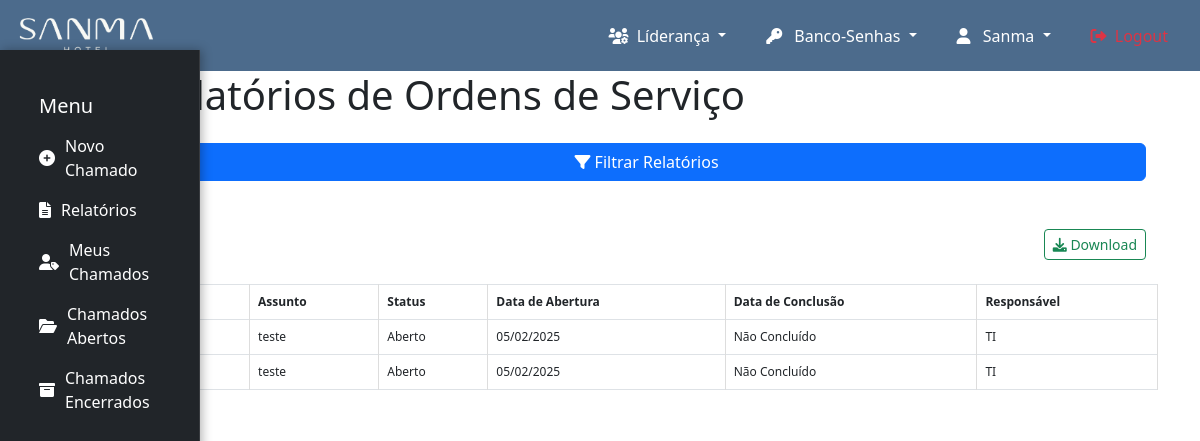
Page /ordem-servico/relatorio-chamados/ (signed in) on the earlier database version.
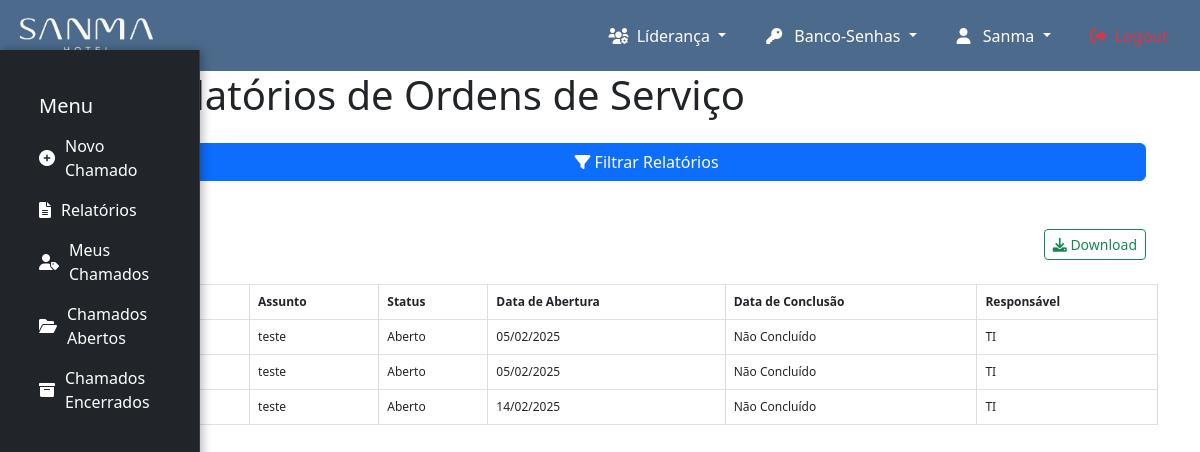
Same page on the later database version.
### ordem_servico/models.py (models this page shows, shortened)
class Chamado(models.Model):
    STATUS_CHOICES = [
        ('Aberto', 'Aberto'),
        ('Em andamento', 'Em andamento'),
        ('Encaminhado a TOTVS', 'Encaminhado a TOTVS'),
        ('Concluído', 'Concluído'),
        ('Aguardando aprovação', 'Aguardando aprovação'),
        ('Em análise', 'Em análise'),
        ('Em desenvolvimento', 'Em desenvolvimento'),
        ('Manutenção', 'Manutenção'),
    ]
    PRIORIDADE_CHOICES = [
        ('Baixa', 'Baixa'),
        ('Média', 'Média'),
        ('Alta', 'Alta'),
        ('Urgente', 'Urgente'),
    ]
    assunto = models.CharField(max_length=255)
    descricao = models.TextField()
    grupo_responsavel = models.ForeignKey(Group, on_delete=models.CASCADE)
    grupo_trabalho = models.ForeignKey(GrupoTrabalho, null=True, on_delete=models.CASCADE)
    evidencia = models.FileField(upload_to='evidencias/', null=True, blank=True)
    grupos_liberados = models.ManyToManyField(Group, related_name='chamados_liberados', blank=True)
    data_abertura = models.DateTimeField(auto_now_add=True)
    data_conclusao = models.DateTimeField(null=True, blank=True)
    status = models.CharField(max_length=20, choices=STATUS_CHOICES)
    prioridade = models.CharField(max_length=10, choices=PRIORIDADE_CHOICES)
    prioridade_cliente = models.CharField(max_length=10, null=True, blank=True)
    criado_por = models.ForeignKey(User, on_delete=models.SET_NULL, null=True)
    numero_ticket = models.CharField(max_length=100, null=True, blank=True)

### ordem_servico/views/adm_chamado.py (the view)
# urls.py: path('relatorio-chamados/', relatorio_chamados, name='relatorio_chamados'),
@user_passes_test(has_permission, login_url='403')  # Verifica se o usuário tem permissão
@login_required
def relatorio_chamados(request):
    status_filter = request.GET.get('status', '')
    start_date = request.GET.get('start_date', '')
    end_date = request.GET.get('end_date', '')
    grupo_filter = request.GET.get('grupo', '')
    responsavel_filter = request.GET.get('responsavel', '')
    chamados = Chamado.objects.all()
    if status_filter:
        status_list = status_filter.split(',')
        if 'Aberto' in status_list:
            chamados = chamados.filter(~Q(status='Concluído'))  # Exclui "Concluído"
        else:
            chamados = chamados.filter(status__in=status_list)
    if start_date:
        chamados = chamados.filter(data_abertura__gte=start_date)
    if end_date:
        chamados = chamados.filter(data_abertura__lte=end_date)
    if grupo_filter:
        chamados = chamados.filter(grupo_responsavel_id=grupo_filter)
    if responsavel_filter:
        chamados = chamados.filter(criado_por_id=responsavel_filter)
    grupos = Group.objects.filter(name__in=['TI', 'MANUTENÇÃO'])  # Filtra para apenas os grupos TI e MANUTENÇÃO
    usuarios = User.objects.all()  # ou apenas os usuários relevantes
    return render(request, 'adm_ordem_servico/relatorios.html', {
        'chamados': chamados,
        'grupos': grupos,
        'usuarios': usuarios,
        'request': request,
    })

### core/views.py (called while the page is built)
def has_permission(user):
    return user.is_authenticated and (user.is_staff or user.groups.filter(name__in=['ADMIN', 'LIDERANÇA']).exists())

### templates/adm_ordem_servico/relatorios.html (shortened to what this page needs)
{% extends 'core/base.html' %}
{% load static %}
{% block extra_css %}
<link rel="stylesheet" href="{% static 'css/adm_ordem_servico/relatorios.css' %}">
<link rel="stylesheet" href="{% static 'css/adm_ordem_servico/menu_os.css' %}">
{% endblock %}
{% block content %}
<div class="container">
    <div class="row">
        <div class="col-md-1">
            {% include 'adm_ordem_servico/adm_menu_os.html' %}
        </div>
        <div class="col-md-11">
            <h1 class="text-left mb-4">Relatórios de Ordens de Serviço</h1>
            <form method="get" action="{% url 'relatorio_chamados' %}" class="d-flex flex-column gap-4 mb-4">
                <button type="button" id="toggle-filters" class="btn btn-primary mb-4">
                    <i class="fas fa-filter"></i> Filtrar Relatórios
                </button>
            </form>
            <div class="d-flex justify-content-between mt-3">
                <a href="{% url 'gerar_relatorio_pdf' %}" class="btn btn-outline-success btn-sm ms-auto">
                    <i class="fas fa-download"></i> Download
                </a>
            </div>
            <div class="row mt-4">
                <table class="table table-bordered">
                    <thead>
                        <tr>
                            <th>TICKET</th>
                            <th>Assunto</th>
                            <th>Status</th>
                            <th>Data de Abertura</th>
                            <th>Data de Conclusão</th>
                            <th>Responsável</th>
                        </tr>
                    </thead>
                    <tbody>
                        {% for chamado in chamados %}
                        <tr>
                            <td>{{ chamado.id }}</td>
                            <td>{{ chamado.assunto }}</td>
                            <td>{{ chamado.status }}</td>
                            <td>{{ chamado.data_abertura|date:"d/m/Y" }}</td>
                            <td>{% if chamado.data_conclusao %} {{ chamado.data_conclusao|date:"d/m/Y" }} {% else %} Não Concluído {% endif %}</td>
                            <td>{{ chamado.grupo_responsavel.name }}</td>
                        </tr>
                        {% empty %}
                        <tr>
                            <td colspan="6" class="text-center">Nenhum chamado encontrado.</td>
                        </tr>
                        {% endfor %}
                    </tbody>
                </table>
            </div>
        </div>
    </div>
</div>
{% endblock %}

Differences in the rows shown:
added Chamado: assunto "teste", status "Aberto", data_abertura "14/02/2025", shows "Não Concluído", grupo_responsavel.name "TI"
